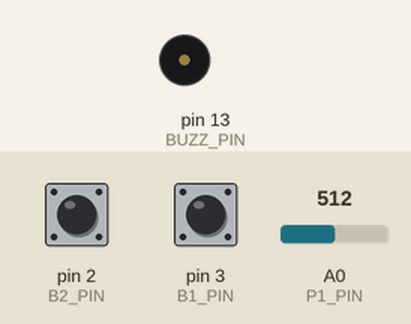
The sketch below on a simulated Arduino Uno, built with avr-gcc and run on an emulated ATmega328P. Parts: buzzer (waves = sounding). The inputs (shaded band) are chosen by the test bench; at power-on: pin 2 (B2_PIN) HIGH, pin 3 (B1_PIN) HIGH, A0 (P1_PIN) = 512. What the sketch prints to the serial monitor is not drawn.

Above: at 0.3 s.
Timing chart, 0 to 1.8 s (numbered marks = the images above):
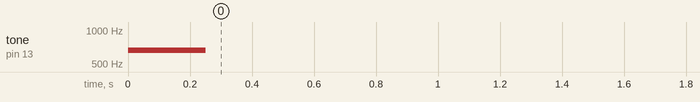

The sketch:

buildbrick.ino
```cpp
const int P1_PIN = A0;
const int P2_PIN = A1;
const int B1_PIN = 3;
const int B2_PIN = 2;
const int BUZZ_PIN = 13;

int P1_value = 0;
int P2_value = 0;
int B1_value = 0;
int B2_value = 0;

bool B1_ison = false;
bool B2_ison = false;

void setup() {
  pinMode(BUZZ_PIN, OUTPUT);
  pinMode(B1_PIN, INPUT);
  pinMode(B2_PIN, INPUT);

  Serial.begin(9600);
}

void loop() {
  P1_value = set_value(analogRead(P1_PIN) / 1023.0 * 24, P1_value, 0);
//  P1_value = set_value(analogRead(P1_PIN), P1_value, 0);
//  P2_value = set_value(analogRead(P2_PIN), P2_value, 0);
  B1_value = digitalRead(B1_PIN);
  B2_value = digitalRead(B2_PIN);
//  P1_value = analogRead(P1_PIN);
//  P2_value = analogRead(P2_PIN);
//  B1_value = analogRead(B1_PIN) / 1023;
//  B2_value = analogRead(B2_PIN) / 1023;

  if (B1_ison) {
    if (B1_value == 0) {
      B1_ison = false;
    }
    B1_value = 0;
  } else {
    if (B1_value == 1) {
      B1_ison = true;
      tone(BUZZ_PIN, 523, 250);
    }
  }

  if (B2_ison) {
    if (B2_value == 0) {
      B2_ison = false;
    }
    B2_value = 0;
  } else {
    if (B2_value == 1) {
      B2_ison = true;
      tone(BUZZ_PIN, 659, 250);
    }
  }

  print_value(P1_value, 4);
  print_value(P2_value, 4);
  print_value(B1_value, 0);
  print_value(B2_value, 0);
  Serial.println();

  delay(50);
}

int set_value(int new_value, int old_value, int diff_amount) {
  if (abs(new_value - old_value) <= diff_amount) {
    return old_value;
  }

  tone(BUZZ_PIN, 440 + (new_value * 10) , 50);

  return new_value;
}

void print_value(int value, int leading_zeros) {
  int n = value;

  if (n == 0) {
    leading_zeros--;
  }

  while (leading_zeros > 0) {
    if (n != 0) {
      n = n / 10;
    } else {
      Serial.print("0");
    }

    leading_zeros--;
  }

  Serial.print(value);
}
```

Measured:
- by itself, tone on pin 13 (BUZZ_PIN): silent → 659 Hz at 0.00 s, → silent 0.25 s later
